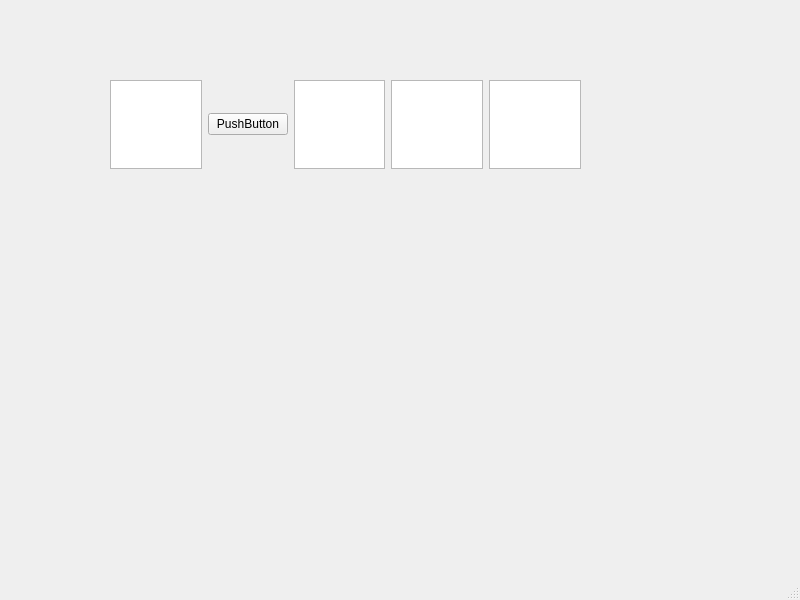
<?xml version="1.0" encoding="UTF-8"?>
<ui version="4.0">
 <class>MainWindow</class>
 <widget class="QMainWindow" name="MainWindow">
  <property name="geometry">
   <rect>
    <x>0</x>
    <y>0</y>
    <width>800</width>
    <height>600</height>
   </rect>
  </property>
  <property name="windowTitle">
   <string>MainWindow</string>
  </property>
  <widget class="QWidget" name="centralwidget">
   <widget class="QWidget" name="horizontalLayoutWidget">
    <property name="geometry">
     <rect>
      <x>110</x>
      <y>80</y>
      <width>471</width>
      <height>89</height>
     </rect>
    </property>
    <layout class="QHBoxLayout" name="horizontalLayout">
     <item>
      <widget class="QTextEdit" name="textEdit"/>
     </item>
     <item>
      <widget class="QPushButton" name="pushButton">
       <property name="enabled">
        <bool>true</bool>
       </property>
       <property name="baseSize">
        <size>
         <width>20</width>
         <height>18</height>
        </size>
       </property>
       <property name="text">
        <string>PushButton</string>
       </property>
       <property name="iconSize">
        <size>
         <width>50</width>
         <height>50</height>
        </size>
       </property>
      </widget>
     </item>
     <item>
      <widget class="QTextEdit" name="textEdit_2"/>
     </item>
     <item>
      <widget class="QTextEdit" name="textEdit_3"/>
     </item>
     <item>
      <widget class="QTextEdit" name="textEdit_4"/>
     </item>
    </layout>
   </widget>
  </widget>
  <widget class="QMenuBar" name="menubar">
   <property name="geometry">
    <rect>
     <x>0</x>
     <y>0</y>
     <width>800</width>
     <height>30</height>
    </rect>
   </property>
  </widget>
  <widget class="QStatusBar" name="statusbar"/>
 </widget>
 <resources/>
 <connections/>
</ui>
